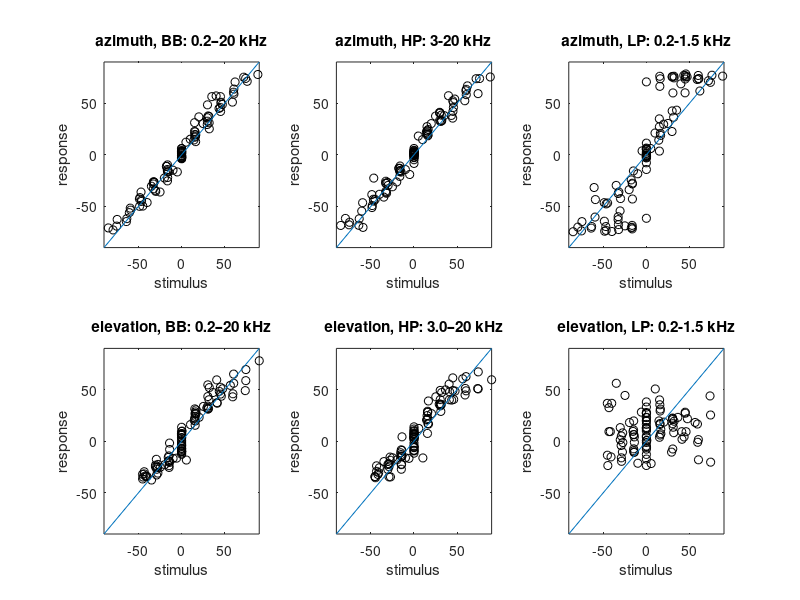

Write MATLAB code to recreate this figure. (Note: this script raises an error after producing the figure.)
% load('test_data.mat', 'Data');
load('NH-0117-22-10-14-data.mat', 'Data');

%% test figure
stimaz = Data(:,1); % stimulus azimuth in first column
resaz = Data(:,5); % response azimuth in 5th column

figure(1);
plot(stimaz,resaz,'ko'); % plot responses as a function of azimuth
xlabel('stimulus azimuth');
ylabel('response azimuth');
xlim([-90 90]);
ylim([-90 90]);
hold on;
plot([-90 90],[-90 90],':');

%% (2,3)-plot for elevation and frequency bands

freq = Data(:,3);

% azimuth BB
stimaz_BB = Data(freq==1, 1); % stimulus azimuth in first column, where freq==1 means broadband sounds
resaz_BB = Data(freq==1, 5); % response azimuth in 5th column
subplot(2,3,1);
plot(stimaz_BB,resaz_BB,'ko'); % plot responses as a function of azimuth
xlim([-90 90]);
ylim([-90 90]);
xlabel('stimulus');
ylabel('response');
title('azimuth, BB: 0.2–20 kHz');
hold on;
plot([-90 90],[-90 90]);

% azimuth HP
stimaz_HP = Data(freq==2, 1); % stimulus azimuth in first column, where freq==1 means broadband sounds
resaz_HP = Data(freq==2, 5); % response azimuth in 5th column
subplot(2,3,2);
plot(stimaz_HP,resaz_HP,'ko'); % plot responses as a function of azimuth
xlim([-90 90]);
ylim([-90 90]);
xlabel('stimulus');
ylabel('response');
title('azimuth, HP: 3-20 kHz');
hold on;
plot([-90 90],[-90 90]);

% azimuth LP
stimaz_LP = Data(freq==3, 1); % stimulus azimuth in first column, where freq==1 means broadband sounds
resaz_LP = Data(freq==3, 5); % response azimuth in 5th column
subplot(2,3,3);
plot(stimaz_LP,resaz_LP,'ko'); % plot responses as a function of azimuth
xlim([-90 90]);
ylim([-90 90]);
xlabel('stimulus');
ylabel('response');
title('azimuth, LP: 0.2-1.5 kHz');
hold on;
plot([-90 90],[-90 90]);

% elevation BB
stimel_BB = Data(freq==1, 2); % stimulus azimuth in first column, where freq==1 means broadband sounds
resel_BB = Data(freq==1, 6); % response azimuth in 5th column
subplot(2,3,4);
plot(stimel_BB,resel_BB,'ko'); % plot responses as a function of azimuth
xlim([-90 90]);
ylim([-90 90]);
xlabel('stimulus');
ylabel('response');
title('elevation, BB: 0.2–20 kHz');
hold on;
plot([-90 90],[-90 90]);

% elevation HP
stimel_HP = Data(freq==2, 2); % stimulus azimuth in first column, where freq==1 means broadband sounds
resel_HP = Data(freq==2, 6); % response azimuth in 5th column
subplot(2,3,5);
plot(stimel_HP,resel_HP,'ko'); % plot responses as a function of azimuth
xlim([-90 90]);
ylim([-90 90]);
xlabel('stimulus');
ylabel('response');
title('elevation, HP: 3.0–20 kHz');
hold on;
plot([-90 90],[-90 90]);

% elevation LP
stimel_LP = Data(freq==3, 2); % stimulus azimuth in first column, where freq==1 means broadband sounds
resel_LP = Data(freq==3, 6); % response azimuth in 5th column
subplot(2,3,6);
plot(stimel_LP,resel_LP,'ko'); % plot responses as a function of azimuth
xlim([-90 90]);
ylim([-90 90]);
xlabel('stimulus');
ylabel('response');
title('elevation, LP: 0.2-1.5 kHz');
hold on;
plot([-90 90],[-90 90]);



%% slope and offset for 6 possibilities

B_az_BB = regstats(resaz_BB,stimaz_BB,'linear');
slope_az_BB = B_az_BB.beta(2);
offset_az_BB = B_az_BB.beta(1);

B_az_HP = regstats(resaz_HP,stimaz_HP,'linear');
slope_az_HP = B_az_HP.beta(2);
offset_az_HP = B_az_HP.beta(1);

B_az_LP = regstats(resaz_LP,stimaz_LP,'linear');
slope_az_LP = B_az_LP.beta(2);
offset_az_LP = B_az_LP.beta(1);

B_el_BB = regstats(resel_BB,stimel_BB,'linear');
slope_el_BB = B_el_BB.beta(2);
offset_el_BB = B_el_BB.beta(1);

B_el_HP = regstats(resel_HP,stimel_HP,'linear');
slope_el_HP = B_el_HP.beta(2);
offset_el_HP = B_el_HP.beta(1);

B_el_LP = regstats(resel_LP,stimel_LP,'linear');
slope_el_LP = B_el_LP.beta(2);
offset_el_LP = B_el_LP.beta(1);

display(slope_az_BB);
display(slope_az_HP);
display(slope_az_LP);

display(slope_el_BB);
display(slope_el_HP);
display(slope_el_LP);

display(offset_az_BB);
display(offset_az_HP);
display(offset_az_LP);

display(offset_el_BB);
display(offset_el_HP);
display(offset_el_LP);







